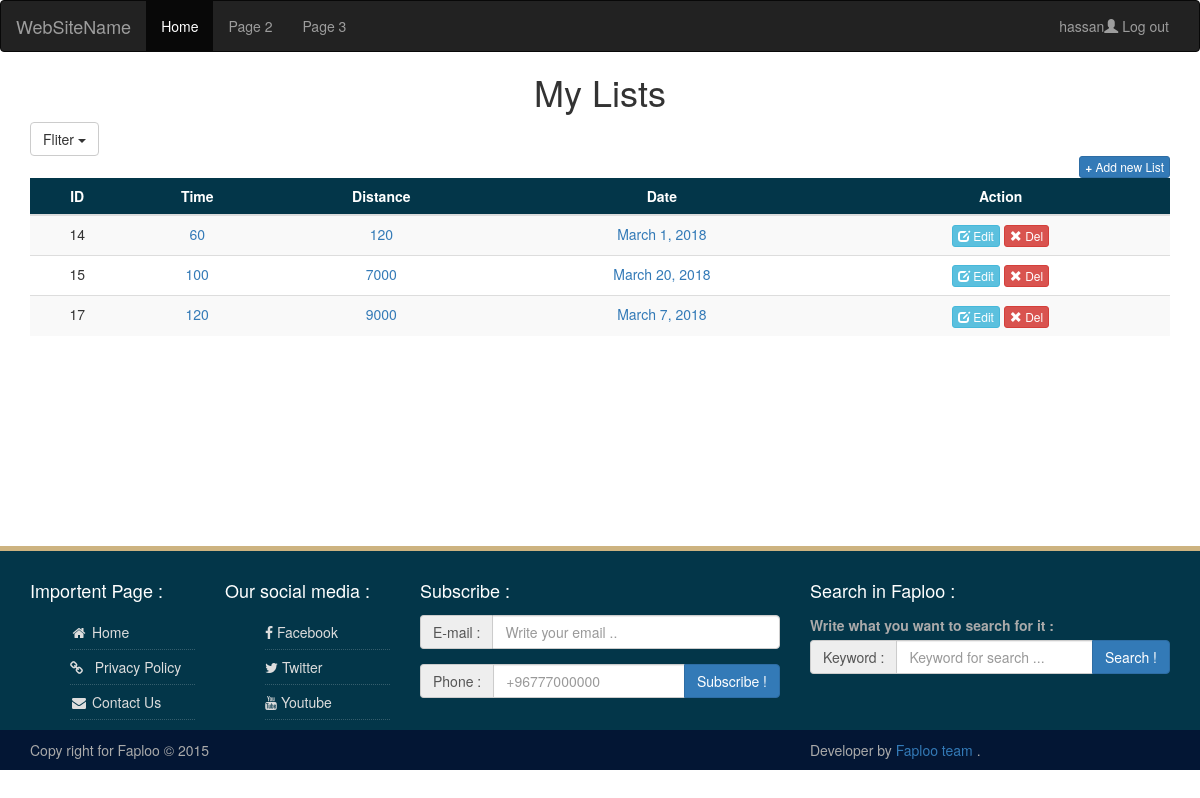
The app's page /ls_list_month (signed in) with its own data.
### tracks_jogging/models.py (models this page shows, shortened)
class Track(models.Model):
    user = models.ForeignKey('auth.User', on_delete=models.CASCADE)
    time = models.IntegerField()
    distance = models.IntegerField()
    date = models.DateField(null=True, blank=True)

### tracks_jogging/views.py (the view)
# urls.py: path('ls_list_month', views.trackmonth, name='filterbymonth'),
def trackmonth(request):
    context={}
    some = datetime.now().date() - timedelta(days=30)
    if not request.user.is_staff:
        context['months'] = Track.objects.filter(date__gte=some, user=request.user)
    else:
        context['months'] = Track.objects.filter(date__gte=some)
    return render(request,'filter7.html',context)

### tracks_jogging/templates/filter7.html (shortened to what this page needs)
{% extends 'base.html' %}
{% block content %}
    <h1 class="text-center">My Lists</h1>
<div class="container">
	<div class="row">
          {% if months %}
        <div class="col-md-12">
           <div class="table-responsive">
               <table id="mytable3" class="table table-bordred table-striped">
                   <thead>
                      <div class="dropdown">
                        <button class="btn btn-default dropdown-toggle" type="button" data-toggle="dropdown">Fliter
                        <span class="caret"></span></button>
                      </div>
                        <a href="{% url 'add-list' %}" class="btn btn-primary btn-xs pull-right"><b>+</b> Add new List</a>
                        <tr class="backcolor">
                            <th class="text-center">ID</th>
                            <th class="text-center">Time</th>
                             <th class="text-center">Distance</th>
                             <th class="text-center">Date</th>
                            <th class="text-center">Action</th>
                        </tr>
                   </thead>
                   <tbody>
                      {% for list in months %}
                            <tr>
                            <td class="text-center">{{ list.id }}</td>
                            <td class="text-center"><a href="#">{{ list.time }}</a></td>
                                <td class="text-center"><a href="#">{{ list.distance }}</a></td>
                                <td class="text-center"><a href="#">{{ list.date }}</a></td>
                                 <td class="text-center"><a class='btn btn-info btn-xs' href="{% url 'list-update' list.id %}"><span class="glyphicon glyphicon-edit"></span> Edit</a> <a href="{% url 'list-delete' list.id %}" class="btn btn-danger btn-xs"><span class="glyphicon glyphicon-remove"></span> Del</a></td>
                            </tr>
                      {% endfor %}
                   </tbody>
                </table>
           </div>
        </div>
        {% endif %}
    </div>
</div>
{% endblock %}

### tracks_jogging/templates/base.html (shortened to what this page needs)
<!DOCTYPE html>
{% load static %}
<html lang="en">
<head>
  <link rel="stylesheet" href="https://maxcdn.bootstrapcdn.com/bootstrap/3.3.7/css/bootstrap.min.css">
   <link rel="stylesheet" type="text/css" href="{%  static 'css/style.css' %}" />
</head>
<body>
<nav class="navbar navbar-inverse">
  <div class="container-fluid">
    <div class="navbar-header">
      <a class="navbar-brand" href="#">WebSiteName</a>
    </div>
    <div class="collapse navbar-collapse" id="myNavbar">
      <ul class="nav navbar-nav">
        <li class="active"><a href="{% url 'login'  %}">Home</a></li>
        <li><a href="#">Page 2</a></li>
        <li><a href="#">Page 3</a></li>
      </ul>
      <ul class="nav navbar-nav navbar-right">
          {% if request.user.is_authenticated %}
          <li><a href="{% url 'logout' %}">{{user.username}}<span class="glyphicon glyphicon-user"></span> Log out</a></li>
          {% else %}
        <li><a href="{% url 'signup'  %}"><span class="glyphicon glyphicon-user"></span> Sign Up</a></li>
        <li><a href="{% url 'login'  %}"><span class="glyphicon glyphicon-log-in"></span> Login</a></li>
          {% endif %}
      </ul>
    </div>
  </div>
</nav>
 {% block content %}{% endblock %}
<footer id="footer" class="clearfix">
      <div id="footer-widgets">
        <div class="container">
        <div id="footer-wrapper">
          <div class="row">
            <div class="col-sm-6 col-md-2">
              <div id="meta-3" class="widget widgetFooter widget_meta">
              <h4 class="widgettitle">Importent Page :</h4>
              <ul>
    		  <li><a href="#"><i class="fa fa-home fa-fw"></i> Home</a></li>
			  <li><a href="privacypolicy.php"><i class="fa fa-link"></i>   Privacy Policy</a></li>
			  <li><a href="#"><i class="fa fa-envelope fa-fw"></i> Contact Us</a></li>
             </ul>
</div>      </div>
            <div class="col-sm-6 col-md-2">
              		<div id="recent-posts-3" class="widget widgetFooter widget_recent_entries">
                    <h4 class="widgettitle">Our social media :</h4>
                    <ul>
					<li>
				     <a href="https://www.facebook.com/mr.dauod" target="_blank"><i class="fa fa-facebook"></i> Facebook</a>
					</li>
					<li>
				      <a href="https://www.twitter.com/ayatquranCom" target="_blank"><i class="fa fa-twitter"></i> Twitter</a>
					</li>
					<li>
				      <a href="http://www.youtube.com/user/sonsofye" target="_blank"><i class="fa fa-youtube"></i> Youtube</a>
				   </li>
				</ul>
		</div>            </div>
            <div class="col-sm-6 col-md-4">
              <div id="meta-4" class="widget widgetFooter widget_meta">
              <h4 class="widgettitle">Subscribe :</h4>
              <div class="form-group">
                <div class="input-group">
                  <span class="input-group-addon">E-mail :</span>
                  <input class="form-control" placeholder="Write your email .." type="text">
                </div>
              </div>
              <div class="form-group">
                <div class="input-group">
                  <span class="input-group-addon">Phone  :</span>
                  <input class="form-control" placeholder="+96777000000" type="text">
                   <span class="input-group-btn">
                    <button class="btn btn-primary" type="button">Subscribe !</button>
                  </span>
                </div>
              </div>
              </div>
             </div>
            <div class="col-sm-6 col-md-4">
              <div id="search-3" class="widget widgetFooter widget_search"><h4 class="widgettitle">Search in Faploo :</h4>
                <div class="form-group">
                                <label class="control-label">Write what you want to search for it  :</label>
                                <div class="input-group">
                                  <span class="input-group-addon">Keyword :</span>
                                  <input class="form-control" placeholder="Keyword for search ..." type="text">
                                   <span class="input-group-btn">
                                    <button class="btn btn-primary" type="button">Search !</button>
                                  </span>
                                </div>
                              </div>
                </div>            </div>
          </div>
        </div>
        </div>
      </div>
      <div id="sub-floor">
        <div class="container">
          <div class="row">
            <div class="col-md-4 copyright">
             Copy right for Faploo © 2015
            </div>
            <div class="col-md-4 col-md-offset-4 attribution">
             Developer by  <a target="_blank" href="#">Faploo team</a> .
            </div>
          </div>
        </div>
      </div>
    </footer>
</body>
</html>

### tracks_jogging/static/css/style.css (style rules this page uses)
.backcolor { background: #033649; color:#fff }
#footer { border-top: 5px solid #CDB380; background: #033649 none repeat scroll 0% 0%; padding-top: 30px; margin-top: 190px; clear: both; color: #AAA; display: block; }
#footer .widgettitle { margin: 0px; padding: 0px 0px 15px; border-bottom: medium none; }
#footer h4 { color: #FFF; }
#footer ul { list-style: outside none none; }
#footer li { padding: 7px 0px; border-bottom: 1px dotted rgba(255, 255, 255, 0.2); margin: 0px; }
#footer li a { color: #DDD; }
#sub-floor { color: #AAA; background: #031634 none repeat scroll 0% 0%; padding: 10px 0px; }

### records on screen
Track: id "14", time "60", distance "120", date "March 1, 2018"
Track: id "15", time "100", distance "7000", date "March 20, 2018"
Track: id "17", time "120", distance "9000", date "March 7, 2018"

### other values on screen
{{ user.username }} "hassan"
